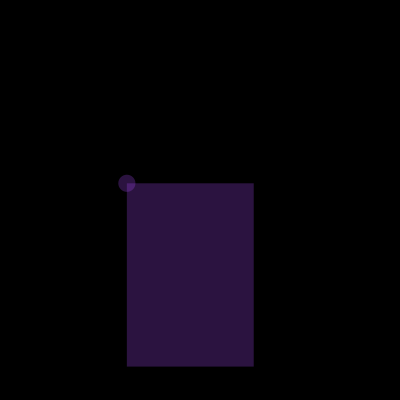
Frame 1 (no input)
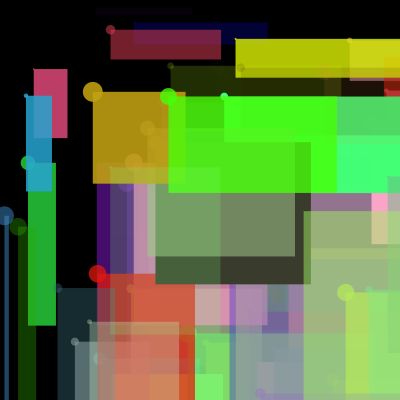
Frame 60 (the mouse pressed at the canvas centre just before this capture)
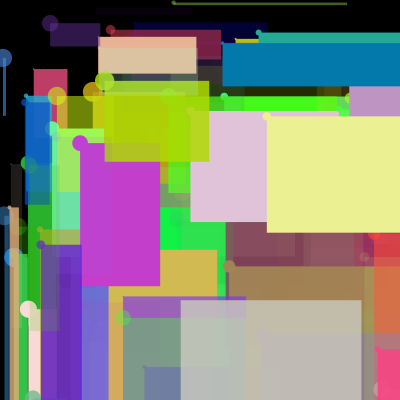
Frame 120 (the mouse held since frame 60 and released just before this capture)

The Processing sketch that drew these frames (run headless with seeded random() and noise(); from frame 60 on, the mouse is pressed at the canvas centre):

// Processing sketch: processing_23639
// ── processing_23639.pde

//jo gibbs variables
//randomising exercise 4+8



float r;
float g;
float b; 
float a;
float diam;
float x; 
float y;
void setup() { 
  size(400,400); background(0); smooth();
}
void draw() { 
  
 // Fill all variables with random values
 r = random(255); 
 g = random(285); 
 b = random(255); 
 a = random(285); 
 diam = random(20); 
 x = random(width); 
 y = random(height);
 
// Use values to draw an ellipse 

noStroke(); 
fill(r,g,b,a); 
ellipse(x,y,diam,diam);

rect(x,y,x,y);


}
